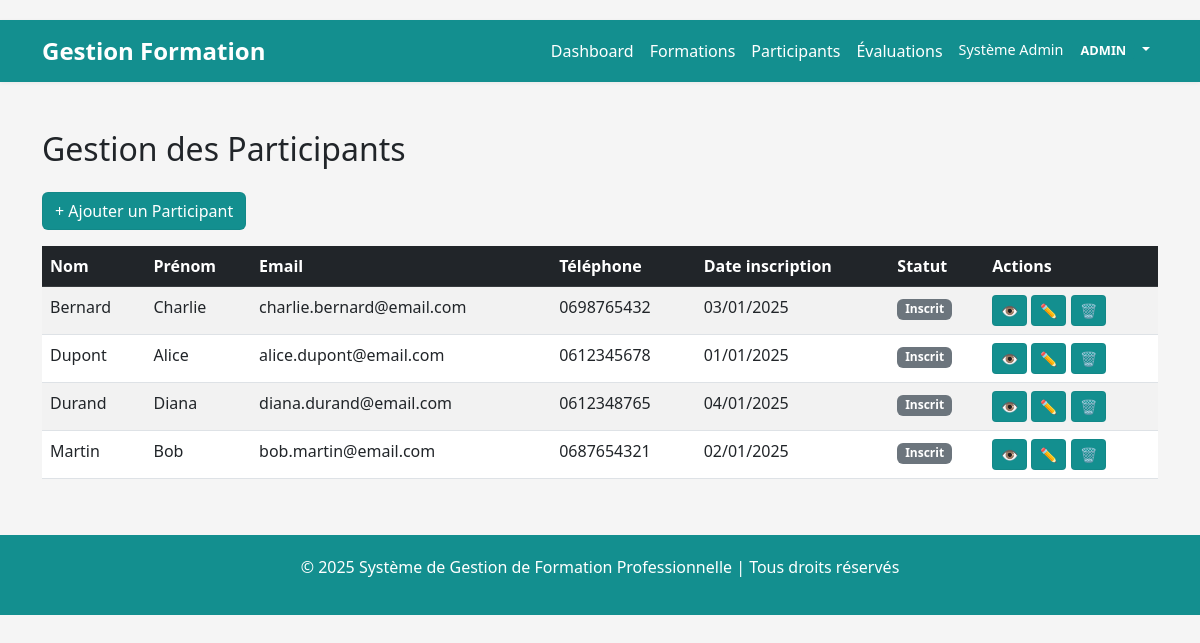
The page /participants/list.php (signed in) on the database its author committed.
### tables this page shows
CREATE TABLE participants (
    id INT PRIMARY KEY AUTO_INCREMENT,
    nom VARCHAR(100) NOT NULL,
    prenom VARCHAR(100) NOT NULL,
    email VARCHAR(100) UNIQUE NOT NULL,
    telephone VARCHAR(20),
    date_inscription DATE NOT NULL,
    statut ENUM('inscrit', 'en_cours', 'terminé', 'abandonné') DEFAULT 'inscrit',
    created_at TIMESTAMP DEFAULT CURRENT_TIMESTAMP,
    updated_at TIMESTAMP DEFAULT CURRENT_TIMESTAMP ON UPDATE CURRENT_TIMESTAMP,
    INDEX(email),
    INDEX(statut)
);

### participants/list.php (the view, shortened to what this page needs)
<?php
include '../config.php';
include '../header.php';
try {
    $stmt = $pdo->query('SELECT * FROM participants ORDER BY nom ASC');
    $participants = $stmt->fetchAll();
} catch (Exception $e) {
    echo getErrorMessage('Erreur: ' . $e->getMessage());
    $participants = [];
}
?>
<h2 class="mb-4">Gestion des Participants</h2>
<a href="add.php" class="btn btn-success mb-3">+ Ajouter un Participant</a>
<div class="table-responsive">
    <table class="table table-striped table-hover">
        <thead class="table-dark">
            <tr>
                <th>Nom</th>
                <th>Prénom</th>
                <th>Email</th>
                <th>Téléphone</th>
                <th>Date inscription</th>
                <th>Statut</th>
                <th>Actions</th>
            </tr>
        </thead>
        <tbody>
            <?php foreach ($participants as $participant): ?>
            <tr>
                <td><?php echo htmlspecialchars($participant['nom']); ?></td>
                <td><?php echo htmlspecialchars($participant['prenom']); ?></td>
                <td><?php echo htmlspecialchars($participant['email']); ?></td>
                <td><?php echo htmlspecialchars($participant['telephone'] ?: 'N/A'); ?></td>
                <td><?php echo date('d/m/Y', strtotime($participant['date_inscription'])); ?></td>
                <td>
                    <span class="badge bg-<?php
                        echo ($participant['statut'] == 'inscrit') ? 'secondary' :
                             (($participant['statut'] == 'en_cours') ? 'primary' :
                             (($participant['statut'] == 'terminé') ? 'success' : 'danger'));
                    ?>">
                        <?php echo ucfirst($participant['statut']); ?>
                    </span>
                </td>
                <td>
                    <a href="view.php?id=<?php echo $participant['id']; ?>" class="btn btn-sm btn-info">👁️</a>
                    <a href="edit.php?id=<?php echo $participant['id']; ?>" class="btn btn-sm btn-warning">✏️</a>
                    <a href="delete.php?id=<?php echo $participant['id']; ?>" class="btn btn-sm btn-danger" onclick="return confirm('Confirmer la suppression?')">🗑️</a>
                </td>
            </tr>
            <?php endforeach; ?>
        </tbody>
    </table>
</div>
<?php include '../footer.php'; ?>

### assets/css/muted.css (style rules this page uses)
:root { --muted-bg: #f7f7f7; --muted-foreground: #495057; --muted-accent: #6c757d; --muted-muted: #adb5bd; --muted-dark: #343a40; --brand: #138f8f; --brand-contrast: #ffffff; }
.navbar, .bg-primary, .bg-success, .bg-danger, .bg-warning, .bg-info, .table-dark { background-color: var(--brand) !important; color: var(--brand-contrast) !important; }
.btn-primary, .btn-success, .btn-danger, .btn-warning, .btn-info { background-color: var(--brand) !important; color: var(--brand-contrast) !important; border-color: rgba(0,0,0,0.05) !important; }

### header.php (style rules this page uses)
body { background-color: #f5f5f5; padding-top: 20px; }

### rows shown on the page
participants: nom "Bernard", prenom "Charlie", email "charlie.bernard@email.com", telephone "0698765432", date_inscription "03/01/2025", statut "Inscrit"
participants: nom "Dupont", prenom "Alice", email "alice.dupont@email.com", telephone "0612345678", date_inscription "01/01/2025", statut "Inscrit"
participants: nom "Durand", prenom "Diana", email "diana.durand@email.com", telephone "0612348765", date_inscription "04/01/2025", statut "Inscrit"
participants: nom "Martin", prenom "Bob", email "bob.martin@email.com", telephone "0687654321", date_inscription "02/01/2025", statut "Inscrit"

### other values the page prints
$_SESSION['user_prenom'] . ' ' . $_SESSION['user_nom'] "Système Admin"
